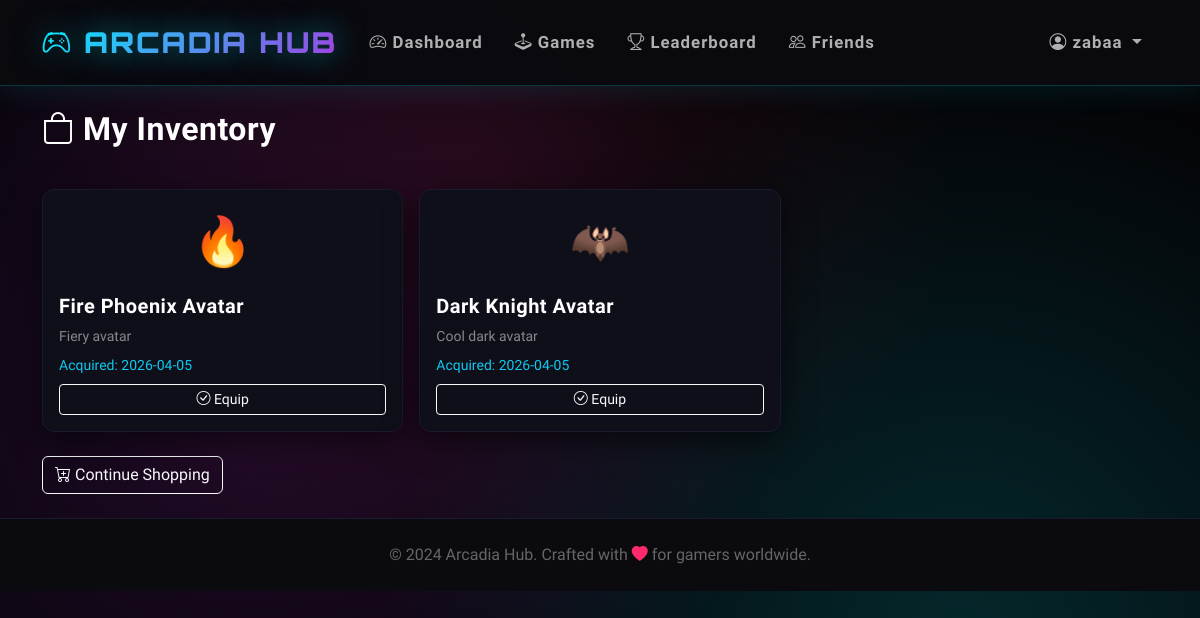
The page /inventory (signed in) on the database its author committed.
### tables this page shows
CREATE TABLE users (user_id INTEGER PRIMARY KEY AUTOINCREMENT, username TEXT UNIQUE NOT NULL, password_hash TEXT NOT NULL, email TEXT UNIQUE NOT NULL, created_at TIMESTAMP DEFAULT CURRENT_TIMESTAMP, last_login DATE, streak INTEGER DEFAULT 0, coins INTEGER DEFAULT 100, total_games_played INTEGER DEFAULT 0, total_score INTEGER DEFAULT 0, avatar_config TEXT, settings_config TEXT DEFAULT '{"theme": "dark", "sound": true, "notifications": true}', xp INTEGER DEFAULT 0, player_level INTEGER DEFAULT 1);

CREATE TABLE user_inventory (inventory_id INTEGER PRIMARY KEY AUTOINCREMENT, user_id INTEGER NOT NULL, item_id TEXT NOT NULL, acquired_at TIMESTAMP DEFAULT CURRENT_TIMESTAMP, FOREIGN KEY(user_id) REFERENCES users(user_id) ON DELETE CASCADE);

### app.py (the view)
@app.route('/inventory')
@login_required
def inventory():
    user = db.fetch_one("SELECT * FROM users WHERE user_id = ?", (session['user_id'],))
    inventory_items = db.fetch_all("SELECT * FROM user_inventory WHERE user_id = ? ORDER BY acquired_at DESC", (session['user_id'],))
    inventory_details = []
    for inv_item in inventory_items:
        if inv_item['item_id'] in SHOP_ITEMS:
            item = SHOP_ITEMS[inv_item['item_id']].copy()
            item['acquired_at'] = inv_item['acquired_at']
            inventory_details.append(item)
    return render_template('inventory.html', user=user, items=inventory_details)

### app.py (called while the page is built)
def login_required(f):
    @wraps(f)
    def decorated_function(*args, **kwargs):
        if 'user_id' not in session:
            flash('Please log in to access this page', 'warning')
            return redirect(url_for('login'))
        session.permanent = True
        return f(*args, **kwargs)
    return decorated_function

@app.before_request
def load_user():
    if 'user_id' in session:
        user = db.fetch_one("SELECT * FROM users WHERE user_id = ?", (session['user_id'],))
        if user:
            session.permanent = True

    def fetch_one(self, query, params=()):
        try:
            self.cursor.execute(query, params)
            return self.cursor.fetchone()
        except Exception as e:
            logger.error(f"Database fetch_one error: {e}\nQuery: {query}")
            raise

    def fetch_all(self, query, params=()):
        try:
            self.cursor.execute(query, params)
            return self.cursor.fetchall()
        except Exception as e:
            logger.error(f"Database fetch_all error: {e}\nQuery: {query}")
            raise

### templates/inventory.html (shortened to what this page needs)
{% extends "base.html" %}
{% block content %}
<div class="row mb-4">
    <div class="col-md-12">
        <h2 class="text-white mb-3"><i class="bi bi-bag"></i> My Inventory</h2>
    </div>
</div>
{% if items %}
<div class="row g-3">
    {% for item in items %}
    <div class="col-md-4 col-sm-6">
        <div class="card bg-dark border-success h-100 p-3">
            <div class="text-center mb-3" style="font-size: 3rem;">{{ item.icon }}</div>
            <h5 class="text-white mb-2">{{ item.name }}</h5>
            <p class="text-white-50 small mb-2">{{ item.description }}</p>
            <small class="text-info">Acquired: {{ item.acquired_at[:10] }}</small>
            {% if item.type == 'avatar_skin' %}
            <button class="btn btn-sm btn-outline-light mt-2 equip-btn" data-item-id="{{ item.id }}">
                <i class="bi bi-check-circle"></i> Equip
            </button>
            {% endif %}
        </div>
    </div>
    {% endfor %}
</div>
{% endif %}
<div class="row mt-4">
    <div class="col-md-12">
        <a href="{{ url_for('shop') }}" class="btn btn-outline-light">
            <i class="bi bi-cart-plus"></i> Continue Shopping
        </a>
    </div>
</div>
{% endblock %}

### templates/base.html (shortened to what this page needs)
<!DOCTYPE html>
<html lang="en" data-bs-theme="dark">
<head>
    <link href="https://cdn.jsdelivr.net/npm/bootstrap@5.3.0/dist/css/bootstrap.min.css" rel="stylesheet">
    <link rel="stylesheet" href="https://cdn.jsdelivr.net/npm/bootstrap-icons@1.10.0/font/bootstrap-icons.css">
</head>
<body>
    <nav class="navbar navbar-expand-lg navbar-dark sticky-top">
        <div class="container">
            <a class="navbar-brand" href="{{ url_for('dashboard') }}">
                <i class="bi bi-controller"></i> ARCADIA HUB
            </a>
            {% if session.user_id %}
            <div class="collapse navbar-collapse" id="navbarNav">
                <ul class="navbar-nav me-auto">
                    <li class="nav-item">
                        <a class="nav-link" href="{{ url_for('dashboard') }}">
                            <i class="bi bi-speedometer2"></i> Dashboard
                        </a>
                    </li>
                    <li class="nav-item">
                        <a class="nav-link" href="{{ url_for('games') }}">
                            <i class="bi bi-joystick"></i> Games
                        </a>
                    </li>
                    <li class="nav-item">
                        <a class="nav-link" href="{{ url_for('leaderboard') }}">
                            <i class="bi bi-trophy"></i> Leaderboard
                        </a>
                    </li>
                    <li class="nav-item">
                        <a class="nav-link" href="{{ url_for('friends') }}">
                            <i class="bi bi-people"></i> Friends
                        </a>
                    </li>
                </ul>
                <ul class="navbar-nav">
                    <li class="nav-item dropdown">
                        <a class="nav-link dropdown-toggle" href="#" role="button" data-bs-toggle="dropdown">
                            <i class="bi bi-person-circle"></i> {{ session.username }}
                        </a>
                    </li>
                </ul>
            </div>
            {% endif %}
        </div>
    </nav>
    <main class="py-4">
        <div class="container">
            {% block content %}{% endblock %}
        </div>
    </main>
    <footer class="py-4 mt-auto">
        <div class="container text-center">
            <p class="mb-0" style="color: #666;">
                &copy; 2024 Arcadia Hub. Crafted with <i class="bi bi-heart-fill" style="color: var(--neon-pink);"></i> for gamers worldwide.
            </p>
        </div>
    </footer>
</body>
</html>

### templates/base.html (style rules this page uses)
* { margin: 0; padding: 0; box-sizing: border-box; }
:root { --neon-blue: #00f3ff; --neon-purple: #b829dd; --neon-pink: #ff2a6d; --neon-green: #05ffa1; --dark-bg: #0a0a0f; --darker-bg: #050508; --card-bg: #0f0f1a; --card-border: #1a1a2e; }
body { min-height: 100vh; background: var(--darker-bg); font-family: 'Rajdhani', sans-serif; color: #e0e0e0; overflow-x: hidden; }
body::before { content: ''; position: fixed; top: 0; left: 0; width: 100%; height: 100%; background: radial-gradient(circle at 20% 50%, rgba(184, 41, 221, 0.15) 0%, transparent 50%), radial-gradient(circle at 80% 80%, rgba(0, 243, 255, 0.15) 0%, transparent 50%), radial-gradient(circle at 40% 20%, rgba(255, 42, 109, 0.1) 0%, transparent 50%); pointer-events: none; z-index: -1; }
.navbar { background: rgba(10, 10, 15, 0.95) !important; backdrop-filter: blur(20px); border-bottom: 1px solid rgba(0, 243, 255, 0.2); box-shadow: 0 4px 30px rgba(0, 243, 255, 0.1); padding: 1rem 0; }
.navbar-brand { font-family: 'Orbitron', sans-serif; font-weight: 900; font-size: 1.8rem; background: linear-gradient(135deg, var(--neon-blue), var(--neon-purple)); -webkit-background-clip: text; -webkit-text-fill-color: transparent; background-clip: text; text-shadow: 0 0 30px rgba(0, 243, 255, 0.5); letter-spacing: 2px; }
.nav-link { font-weight: 600; font-size: 1.05rem; letter-spacing: 1px; color: #b0b0b0 !important; transition: all 0.3s ease; position: relative; padding: 0.5rem 1rem !important; }
.nav-link::before { content: ''; position: absolute; bottom: 0; left: 50%; transform: translateX(-50%); width: 0; height: 2px; background: linear-gradient(90deg, var(--neon-blue), var(--neon-purple)); transition: width 0.3s ease; }
.card { background: var(--card-bg) !important; border: 1px solid var(--card-border) !important; border-radius: 12px; box-shadow: 0 8px 32px rgba(0, 0, 0, 0.6); transition: all 0.3s ease; position: relative; overflow: hidden; }
.card::before { content: ''; position: absolute; top: 0; left: 0; right: 0; height: 2px; background: linear-gradient(90deg, transparent, var(--neon-blue), var(--neon-purple), transparent); opacity: 0; transition: opacity 0.3s ease; }
footer { background: var(--dark-bg); border-top: 1px solid var(--card-border); }
h1, h2, h3, h4, h5, h6 { font-family: 'Rajdhani', sans-serif; font-weight: 700; letter-spacing: 0.5px; }

### rows shown on the page
users: username "zabaa"
user_inventory: icon "🔥", name "Fire Phoenix Avatar", description "Fiery avatar", acquired_at "2026-04-05"
user_inventory: icon "🦇", name "Dark Knight Avatar", description "Cool dark avatar", acquired_at "2026-04-05"
